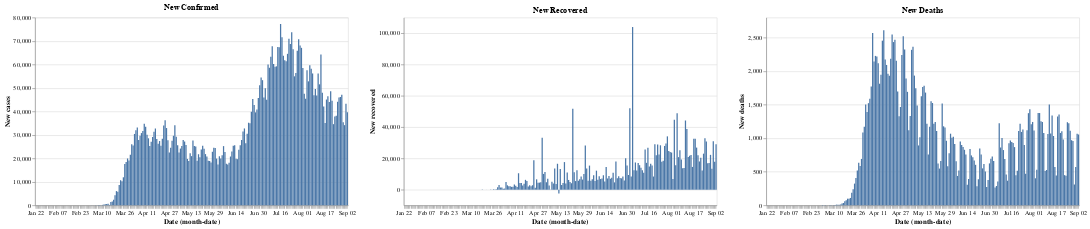

Source (notebook cell):
### Code cell
daily_country_stats(input("Enter Country Name:"))

### Figure 1 — Vega-Lite specification as saved in the notebook (floating-point values rounded to 4 significant figures; data arrays with more than 128 entries replaced by an {"elided": "..."} marker saying what was removed)
{"config": {"view": {"continuousWidth": 400, "continuousHeight": 300}}, "hconcat": [{"mark": "bar", "encoding": {"x": {"type": "ordinal", "field": "Date", "timeUnit": "monthdate"}, "y": {"type": "quantitative", "field": "New cases"}}, "title": "New Confirmed", "width": 500}, {"mark": "bar", "encoding": {"x": {"type": "ordinal", "field": "Date", "timeUnit": "monthdate"}, "y": {"type": "quantitative", "field": "New recovered"}}, "title": "New Recovered", "width": 500}, {"mark": "bar", "encoding": {"x": {"type": "ordinal", "field": "Date", "timeUnit": "monthdate"}, "y": {"type": "quantitative", "field": "New deaths"}}, "title": "New Deaths", "width": 500}], "data": {"name": "data-d7594df636f6e6ae69665a9553aec7c4"}, "$schema": "https://vega.github.io/schema/vega-lite/v4.8.1.json", "datasets": {"data-d7594df636f6e6ae69665a9553aec7c4": {"elided": "225 records"}}}
